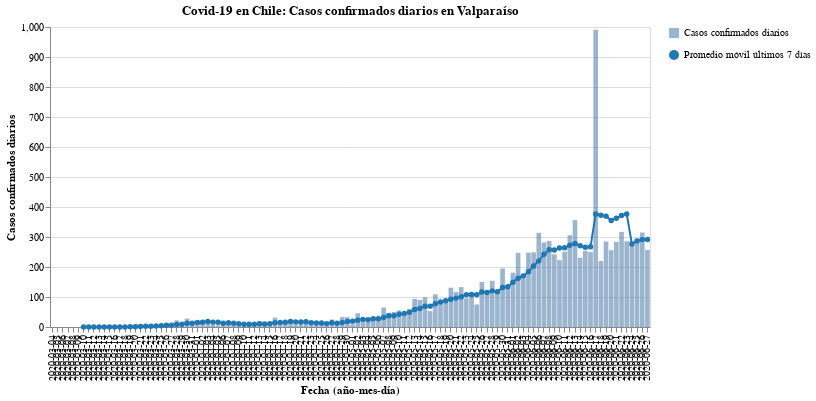

The code cell stored with this chart in its notebook:
### Code cell
#hide_input
bars, line = my_cases_plot(region)
(bars + line).properties(
    title=f'Covid-19 en Chile: Casos confirmados diarios en {region}',
    width=600
)

### Figure 1 — Vega-Lite specification as saved in the notebook (floating-point values rounded to 4 significant figures)
{"config": {"view": {"continuousWidth": 400, "continuousHeight": 300}}, "layer": [{"mark": {"type": "bar", "opacity": 0.7}, "encoding": {"opacity": {"type": "nominal", "field": "Casos confirmados diarios", "legend": {"title": ""}}, "tooltip": [{"type": "nominal", "field": "Fecha"}, {"type": "quantitative", "field": "Casos confirmados"}], "x": {"type": "nominal", "axis": {"title": "Fecha (año-mes-día)"}, "field": "Fecha"}, "y": {"type": "quantitative", "axis": {"title": "Casos confirmados diarios"}, "field": "Casos confirmados"}}}, {"mark": {"type": "line", "color": "#1f77b4", "point": {"filled": true, "fill": "#1f77b4"}}, "encoding": {"shape": {"type": "nominal", "field": "Promedio móvil últimos 7 días", "legend": {"title": ""}}, "x": {"type": "nominal", "axis": {"title": "Fecha (año-mes-día)"}, "field": "Fecha"}, "y": {"type": "quantitative", "field": "Rolling"}}}], "data": {"name": "data-f05a37c5ec45fe38e94b26ce813a7b32"}, "title": "Covid-19 en Chile: Casos confirmados diarios en Valparaíso", "width": 600, "$schema": "https://vega.github.io/schema/vega-lite/v4.8.1.json", "datasets": {"data-f05a37c5ec45fe38e94b26ce813a7b32": [{"Fecha": "2020-03-04", "Casos confirmados": 0, "Rolling": null, "Casos confirmados diarios": "Casos confirmados diarios", "Promedio móvil últimos 7 días": "Promedio móvil últimos 7 días"}, {"Fecha": "2020-03-05", "Casos confirmados": 0, "Rolling": null, "Casos confirmados diarios": "Casos confirmados diarios", "Promedio móvil últimos 7 días": "Promedio móvil últimos 7 días"}, {"Fecha": "2020-03-06", "Casos confirmados": 0, "Rolling": null, "Casos confirmados diarios": "Casos confirmados diarios", "Promedio móvil últimos 7 días": "Promedio móvil últimos 7 días"}, {"Fecha": "2020-03-07", "Casos confirmados": 0, "Rolling": null, "Casos confirmados diarios": "Casos confirmados diarios", "Promedio móvil últimos 7 días": "Promedio móvil últimos 7 días"}, {"Fecha": "2020-03-08", "Casos confirmados": 0, "Rolling": null, "Casos confirmados diarios": "Casos confirmados diarios", "Promedio móvil últimos 7 días": "Promedio móvil últimos 7 días"}, {"Fecha": "2020-03-09", "Casos confirmados": 0, "Rolling": null, "Casos confirmados diarios": "Casos confirmados diarios", "Promedio móvil últimos 7 días": "Promedio móvil últimos 7 días"}, {"Fecha": "2020-03-10", "Casos confirmados": 0, "Rolling": 0.0, "Casos confirmados diarios": "Casos confirmados diarios", "Promedio móvil últimos 7 días": "Promedio móvil últimos 7 días"}, {"Fecha": "2020-03-11", "Casos confirmados": 0, "Rolling": 0.0, "Casos confirmados diarios": "Casos confirmados diarios", "Promedio móvil últimos 7 días": "Promedio móvil últimos 7 días"}, {"Fecha": "2020-03-12", "Casos confirmados": 0, "Rolling": 0.0, "Casos confirmados diarios": "Casos confirmados diarios", "Promedio móvil últimos 7 días": "Promedio móvil últimos 7 días"}, {"Fecha": "2020-03-13", "Casos confirmados": 0, "Rolling": 0.0, "Casos confirmados diarios": "Casos confirmados diarios", "Promedio móvil últimos 7 días": "Promedio móvil últimos 7 días"}, {"Fecha": "2020-03-14", "Casos confirmados": 0, "Rolling": 0.0, "Casos confirmados diarios": "Casos confirmados diarios", "Promedio móvil últimos 7 días": "Promedio móvil últimos 7 días"}, {"Fecha": "2020-03-15", "Casos confirmados": 0, "Rolling": 0.0, "Casos confirmados diarios": "Casos confirmados diarios", "Promedio móvil últimos 7 días": "Promedio móvil últimos 7 días"}, {"Fecha": "2020-03-16", "Casos confirmados": 1, "Rolling": 0.1429, "Casos confirmados diarios": "Casos confirmados diarios", "Promedio móvil últimos 7 días": "Promedio móvil últimos 7 días"}, {"Fecha": "2020-03-17", "Casos confirmados": 0, "Rolling": 0.1429, "Casos confirmados diarios": "Casos confirmados diarios", "Promedio móvil últimos 7 días": "Promedio móvil últimos 7 días"}, {"Fecha": "2020-03-18", "Casos confirmados": 0, "Rolling": 0.1429, "Casos confirmados diarios": "Casos confirmados diarios", "Promedio móvil últimos 7 días": "Promedio móvil últimos 7 días"}, {"Fecha": "2020-03-19", "Casos confirmados": 3, "Rolling": 0.5714, "Casos confirmados diarios": "Casos confirmados diarios", "Promedio móvil últimos 7 días": "Promedio móvil últimos 7 días"}, {"Fecha": "2020-03-20", "Casos confirmados": 1, "Rolling": 0.7143, "Casos confirmados diarios": "Casos confirmados diarios", "Promedio móvil últimos 7 días": "Promedio móvil últimos 7 días"}, {"Fecha": "2020-03-21", "Casos confirmados": 8, "Rolling": 1.857, "Casos confirmados diarios": "Casos confirmados diarios", "Promedio móvil últimos 7 días": "Promedio móvil últimos 7 días"}, {"Fecha": "2020-03-22", "Casos confirmados": 3, "Rolling": 2.286, "Casos confirmados diarios": "Casos confirmados diarios", "Promedio móvil últimos 7 días": "Promedio móvil últimos 7 días"}, {"Fecha": "2020-03-23", "Casos confirmados": 3, "Rolling": 2.571, "Casos confirmados diarios": "Casos confirmados diarios", "Promedio móvil últimos 7 días": "Promedio móvil últimos 7 días"}, {"Fecha": "2020-03-24", "Casos confirmados": 6, "Rolling": 3.429, "Casos confirmados diarios": "Casos confirmados diarios", "Promedio móvil últimos 7 días": "Promedio móvil últimos 7 días"}, {"Fecha": "2020-03-25", "Casos confirmados": 7, "Rolling": 4.429, "Casos confirmados diarios": "Casos confirmados diarios", "Promedio móvil últimos 7 días": "Promedio móvil últimos 7 días"}, {"Fecha": "2020-03-26", "Casos confirmados": 12, "Rolling": 5.714, "Casos confirmados diarios": "Casos confirmados diarios", "Promedio móvil últimos 7 días": "Promedio móvil últimos 7 días"}, {"Fecha": "2020-03-27", "Casos confirmados": 5, "Rolling": 6.286, "Casos confirmados diarios": "Casos confirmados diarios", "Promedio móvil últimos 7 días": "Promedio móvil últimos 7 días"}, {"Fecha": "2020-03-28", "Casos confirmados": 22, "Rolling": 8.286, "Casos confirmados diarios": "Casos confirmados diarios", "Promedio móvil últimos 7 días": "Promedio móvil últimos 7 días"}, {"Fecha": "2020-03-29", "Casos confirmados": 9, "Rolling": 9.143, "Casos confirmados diarios": "Casos confirmados diarios", "Promedio móvil últimos 7 días": "Promedio móvil últimos 7 días"}, {"Fecha": "2020-03-30", "Casos confirmados": 28, "Rolling": 12.71, "Casos confirmados diarios": "Casos confirmados diarios", "Promedio móvil últimos 7 días": "Promedio móvil últimos 7 días"}, {"Fecha": "2020-03-31", "Casos confirmados": 7, "Rolling": 12.86, "Casos confirmados diarios": "Casos confirmados diarios", "Promedio móvil últimos 7 días": "Promedio móvil últimos 7 días"}, {"Fecha": "2020-04-01", "Casos confirmados": 21, "Rolling": 14.86, "Casos confirmados diarios": "Casos confirmados diarios", "Promedio móvil últimos 7 días": "Promedio móvil últimos 7 días"}, {"Fecha": "2020-04-02", "Casos confirmados": 20, "Rolling": 16.0, "Casos confirmados diarios": "Casos confirmados diarios", "Promedio móvil últimos 7 días": "Promedio móvil últimos 7 días"}, {"Fecha": "2020-04-03", "Casos confirmados": 20, "Rolling": 18.14, "Casos confirmados diarios": "Casos confirmados diarios", "Promedio móvil últimos 7 días": "Promedio móvil últimos 7 días"}, {"Fecha": "2020-04-04", "Casos confirmados": 9, "Rolling": 16.29, "Casos confirmados diarios": "Casos confirmados diarios", "Promedio móvil últimos 7 días": "Promedio móvil últimos 7 días"}, {"Fecha": "2020-04-05", "Casos confirmados": 6, "Rolling": 15.86, "Casos confirmados diarios": "Casos confirmados diarios", "Promedio móvil últimos 7 días": "Promedio móvil últimos 7 días"}, {"Fecha": "2020-04-06", "Casos confirmados": 7, "Rolling": 12.86, "Casos confirmados diarios": "Casos confirmados diarios", "Promedio móvil últimos 7 días": "Promedio móvil últimos 7 días"}, {"Fecha": "2020-04-07", "Casos confirmados": 16, "Rolling": 14.14, "Casos confirmados diarios": "Casos confirmados diarios", "Promedio móvil últimos 7 días": "Promedio móvil últimos 7 días"}, {"Fecha": "2020-04-08", "Casos confirmados": 11, "Rolling": 12.71, "Casos confirmados diarios": "Casos confirmados diarios", "Promedio móvil últimos 7 días": "Promedio móvil últimos 7 días"}, {"Fecha": "2020-04-09", "Casos confirmados": 5, "Rolling": 10.57, "Casos confirmados diarios": "Casos confirmados diarios", "Promedio móvil últimos 7 días": "Promedio móvil últimos 7 días"}, {"Fecha": "2020-04-10", "Casos confirmados": 11, "Rolling": 9.286, "Casos confirmados diarios": "Casos confirmados diarios", "Promedio móvil últimos 7 días": "Promedio móvil últimos 7 días"}, {"Fecha": "2020-04-11", "Casos confirmados": 7, "Rolling": 9.0, "Casos confirmados diarios": "Casos confirmados diarios", "Promedio móvil últimos 7 días": "Promedio móvil últimos 7 días"}, {"Fecha": "2020-04-12", "Casos confirmados": 6, "Rolling": 9.0, "Casos confirmados diarios": "Casos confirmados diarios", "Promedio móvil últimos 7 días": "Promedio móvil últimos 7 días"}, {"Fecha": "2020-04-13", "Casos confirmados": 19, "Rolling": 10.71, "Casos confirmados diarios": "Casos confirmados diarios", "Promedio móvil últimos 7 días": "Promedio móvil últimos 7 días"}, {"Fecha": "2020-04-14", "Casos confirmados": 12, "Rolling": 10.14, "Casos confirmados diarios": "Casos confirmados diarios", "Promedio móvil últimos 7 días": "Promedio móvil últimos 7 días"}, {"Fecha": "2020-04-15", "Casos confirmados": 14, "Rolling": 10.57, "Casos confirmados diarios": "Casos confirmados diarios", "Promedio móvil últimos 7 días": "Promedio móvil últimos 7 días"}, {"Fecha": "2020-04-16", "Casos confirmados": 31, "Rolling": 14.29, "Casos confirmados diarios": "Casos confirmados diarios", "Promedio móvil últimos 7 días": "Promedio móvil últimos 7 días"}, {"Fecha": "2020-04-17", "Casos confirmados": 15, "Rolling": 14.86, "Casos confirmados diarios": "Casos confirmados diarios", "Promedio móvil últimos 7 días": "Promedio móvil últimos 7 días"}, {"Fecha": "2020-04-18", "Casos confirmados": 14, "Rolling": 15.86, "Casos confirmados diarios": "Casos confirmados diarios", "Promedio móvil últimos 7 días": "Promedio móvil últimos 7 días"}, {"Fecha": "2020-04-19", "Casos confirmados": 22, "Rolling": 18.14, "Casos confirmados diarios": "Casos confirmados diarios", "Promedio móvil últimos 7 días": "Promedio móvil últimos 7 días"}, {"Fecha": "2020-04-20", "Casos confirmados": 7, "Rolling": 16.43, "Casos confirmados diarios": "Casos confirmados diarios", "Promedio móvil últimos 7 días": "Promedio móvil últimos 7 días"}, {"Fecha": "2020-04-21", "Casos confirmados": 15, "Rolling": 16.86, "Casos confirmados diarios": "Casos confirmados diarios", "Promedio móvil últimos 7 días": "Promedio móvil últimos 7 días"}, {"Fecha": "2020-04-22", "Casos confirmados": 18, "Rolling": 17.43, "Casos confirmados diarios": "Casos confirmados diarios", "Promedio móvil últimos 7 días": "Promedio móvil últimos 7 días"}, {"Fecha": "2020-04-23", "Casos confirmados": 8, "Rolling": 14.14, "Casos confirmados diarios": "Casos confirmados diarios", "Promedio móvil últimos 7 días": "Promedio móvil últimos 7 días"}, {"Fecha": "2020-04-24", "Casos confirmados": 7, "Rolling": 13.0, "Casos confirmados diarios": "Casos confirmados diarios", "Promedio móvil últimos 7 días": "Promedio móvil últimos 7 días"}, {"Fecha": "2020-04-25", "Casos confirmados": 18, "Rolling": 13.57, "Casos confirmados diarios": "Casos confirmados diarios", "Promedio móvil últimos 7 días": "Promedio móvil últimos 7 días"}, {"Fecha": "2020-04-26", "Casos confirmados": 6, "Rolling": 11.29, "Casos confirmados diarios": "Casos confirmados diarios", "Promedio móvil últimos 7 días": "Promedio móvil últimos 7 días"}, {"Fecha": "2020-04-27", "Casos confirmados": 25, "Rolling": 13.86, "Casos confirmados diarios": "Casos confirmados diarios", "Promedio móvil últimos 7 días": "Promedio móvil últimos 7 días"}, {"Fecha": "2020-04-28", "Casos confirmados": 8, "Rolling": 12.86, "Casos confirmados diarios": "Casos confirmados diarios", "Promedio móvil últimos 7 días": "Promedio móvil últimos 7 días"}, {"Fecha": "2020-04-29", "Casos confirmados": 33, "Rolling": 15.0, "Casos confirmados diarios": "Casos confirmados diarios", "Promedio móvil últimos 7 días": "Promedio móvil últimos 7 días"}, {"Fecha": "2020-04-30", "Casos confirmados": 33, "Rolling": 18.57, "Casos confirmados diarios": "Casos confirmados diarios", "Promedio móvil últimos 7 días": "Promedio móvil últimos 7 días"}, {"Fecha": "2020-05-01", "Casos confirmados": 9, "Rolling": 18.86, "Casos confirmados diarios": "Casos confirmados diarios", "Promedio móvil últimos 7 días": "Promedio móvil últimos 7 días"}, {"Fecha": "2020-05-02", "Casos confirmados": 46, "Rolling": 22.86, "Casos confirmados diarios": "Casos confirmados diarios", "Promedio móvil últimos 7 días": "Promedio móvil últimos 7 días"}, {"Fecha": "2020-05-03", "Casos confirmados": 24, "Rolling": 25.43, "Casos confirmados diarios": "Casos confirmados diarios", "Promedio móvil últimos 7 días": "Promedio móvil últimos 7 días"}, {"Fecha": "2020-05-04", "Casos confirmados": 18, "Rolling": 24.43, "Casos confirmados diarios": "Casos confirmados diarios", "Promedio móvil últimos 7 días": "Promedio móvil últimos 7 días"}, {"Fecha": "2020-05-05", "Casos confirmados": 31, "Rolling": 27.71, "Casos confirmados diarios": "Casos confirmados diarios", "Promedio móvil últimos 7 días": "Promedio móvil últimos 7 días"}, {"Fecha": "2020-05-06", "Casos confirmados": 29, "Rolling": 27.14, "Casos confirmados diarios": "Casos confirmados diarios", "Promedio móvil últimos 7 días": "Promedio móvil últimos 7 días"}, {"Fecha": "2020-05-07", "Casos confirmados": 65, "Rolling": 31.71, "Casos confirmados diarios": "Casos confirmados diarios", "Promedio móvil últimos 7 días": "Promedio móvil últimos 7 días"}, {"Fecha": "2020-05-08", "Casos confirmados": 47, "Rolling": 37.14, "Casos confirmados diarios": "Casos confirmados diarios", "Promedio móvil últimos 7 días": "Promedio móvil últimos 7 días"}, {"Fecha": "2020-05-09", "Casos confirmados": 50, "Rolling": 37.71, "Casos confirmados diarios": "Casos confirmados diarios", "Promedio móvil últimos 7 días": "Promedio móvil últimos 7 días"}, {"Fecha": "2020-05-10", "Casos confirmados": 55, "Rolling": 42.14, "Casos confirmados diarios": "Casos confirmados diarios", "Promedio móvil últimos 7 días": "Promedio móvil últimos 7 días"}, {"Fecha": "2020-05-11", "Casos confirmados": 37, "Rolling": 44.86, "Casos confirmados diarios": "Casos confirmados diarios", "Promedio móvil últimos 7 días": "Promedio móvil últimos 7 días"}, {"Fecha": "2020-05-12", "Casos confirmados": 59, "Rolling": 48.86, "Casos confirmados diarios": "Casos confirmados diarios", "Promedio móvil últimos 7 días": "Promedio móvil últimos 7 días"}, {"Fecha": "2020-05-13", "Casos confirmados": 94, "Rolling": 58.14, "Casos confirmados diarios": "Casos confirmados diarios", "Promedio móvil últimos 7 días": "Promedio móvil últimos 7 días"}, {"Fecha": "2020-05-14", "Casos confirmados": 90, "Rolling": 61.71, "Casos confirmados diarios": "Casos confirmados diarios", "Promedio móvil últimos 7 días": "Promedio móvil últimos 7 días"}, {"Fecha": "2020-05-15", "Casos confirmados": 99, "Rolling": 69.14, "Casos confirmados diarios": "Casos confirmados diarios", "Promedio móvil últimos 7 días": "Promedio móvil últimos 7 días"}, {"Fecha": "2020-05-16", "Casos confirmados": 53, "Rolling": 69.57, "Casos confirmados diarios": "Casos confirmados diarios", "Promedio móvil últimos 7 días": "Promedio móvil últimos 7 días"}, {"Fecha": "2020-05-17", "Casos confirmados": 109, "Rolling": 77.29, "Casos confirmados diarios": "Casos confirmados diarios", "Promedio móvil últimos 7 días": "Promedio móvil últimos 7 días"}, {"Fecha": "2020-05-18", "Casos confirmados": 79, "Rolling": 83.29, "Casos confirmados diarios": "Casos confirmados diarios", "Promedio móvil últimos 7 días": "Promedio móvil últimos 7 días"}, {"Fecha": "2020-05-19", "Casos confirmados": 86, "Rolling": 87.14, "Casos confirmados diarios": "Casos confirmados diarios", "Promedio móvil últimos 7 días": "Promedio móvil últimos 7 días"}, {"Fecha": "2020-05-20", "Casos confirmados": 131, "Rolling": 92.43, "Casos confirmados diarios": "Casos confirmados diarios", "Promedio móvil últimos 7 días": "Promedio móvil últimos 7 días"}, {"Fecha": "2020-05-21", "Casos confirmados": 117, "Rolling": 96.29, "Casos confirmados diarios": "Casos confirmados diarios", "Promedio móvil últimos 7 días": "Promedio móvil últimos 7 días"}, {"Fecha": "2020-05-22", "Casos confirmados": 133, "Rolling": 101.1, "Casos confirmados diarios": "Casos confirmados diarios", "Promedio móvil últimos 7 días": "Promedio móvil últimos 7 días"}, {"Fecha": "2020-05-23", "Casos confirmados": 96, "Rolling": 107.3, "Casos confirmados diarios": "Casos confirmados diarios", "Promedio móvil últimos 7 días": "Promedio móvil últimos 7 días"}, {"Fecha": "2020-05-24", "Casos confirmados": 114, "Rolling": 108.0, "Casos confirmados diarios": "Casos confirmados diarios", "Promedio móvil últimos 7 días": "Promedio móvil últimos 7 días"}, {"Fecha": "2020-05-25", "Casos confirmados": 75, "Rolling": 107.4, "Casos confirmados diarios": "Casos confirmados diarios", "Promedio móvil últimos 7 días": "Promedio móvil últimos 7 días"}, {"Fecha": "2020-05-26", "Casos confirmados": 150, "Rolling": 116.6, "Casos confirmados diarios": "Casos confirmados diarios", "Promedio móvil últimos 7 días": "Promedio móvil últimos 7 días"}, {"Fecha": "2020-05-27", "Casos confirmados": 121, "Rolling": 115.1, "Casos confirmados diarios": "Casos confirmados diarios", "Promedio móvil últimos 7 días": "Promedio móvil últimos 7 días"}, {"Fecha": "2020-05-28", "Casos confirmados": 154, "Rolling": 120.4, "Casos confirmados diarios": "Casos confirmados diarios", "Promedio móvil últimos 7 días": "Promedio móvil últimos 7 días"}, {"Fecha": "2020-05-29", "Casos confirmados": 112, "Rolling": 117.4, "Casos confirmados diarios": "Casos confirmados diarios", "Promedio móvil últimos 7 días": "Promedio móvil últimos 7 días"}, {"Fecha": "2020-05-30", "Casos confirmados": 195, "Rolling": 131.6, "Casos confirmados diarios": "Casos confirmados diarios", "Promedio móvil últimos 7 días": "Promedio móvil últimos 7 días"}, {"Fecha": "2020-05-31", "Casos confirmados": 130, "Rolling": 133.9, "Casos confirmados diarios": "Casos confirmados diarios", "Promedio móvil últimos 7 días": "Promedio móvil últimos 7 días"}, {"Fecha": "2020-06-01", "Casos confirmados": 181, "Rolling": 149.0, "Casos confirmados diarios": "Casos confirmados diarios", "Promedio móvil últimos 7 días": "Promedio móvil últimos 7 días"}, {"Fecha": "2020-06-02", "Casos confirmados": 247, "Rolling": 162.9, "Casos confirmados diarios": "Casos confirmados diarios", "Promedio móvil últimos 7 días": "Promedio móvil últimos 7 días"}, {"Fecha": "2020-06-03", "Casos confirmados": 174, "Rolling": 170.4, "Casos confirmados diarios": "Casos confirmados diarios", "Promedio móvil últimos 7 días": "Promedio móvil últimos 7 días"}, {"Fecha": "2020-06-04", "Casos confirmados": 248, "Rolling": 183.9, "Casos confirmados diarios": "Casos confirmados diarios", "Promedio móvil últimos 7 días": "Promedio móvil últimos 7 días"}, {"Fecha": "2020-06-05", "Casos confirmados": 249, "Rolling": 203.4, "Casos confirmados diarios": "Casos confirmados diarios", "Promedio móvil últimos 7 días": "Promedio móvil últimos 7 días"}, {"Fecha": "2020-06-06", "Casos confirmados": 314, "Rolling": 220.4, "Casos confirmados diarios": "Casos confirmados diarios", "Promedio móvil últimos 7 días": "Promedio móvil últimos 7 días"}, {"Fecha": "2020-06-07", "Casos confirmados": 282, "Rolling": 242.1, "Casos confirmados diarios": "Casos confirmados diarios", "Promedio móvil últimos 7 días": "Promedio móvil últimos 7 días"}, {"Fecha": "2020-06-08", "Casos confirmados": 287, "Rolling": 257.3, "Casos confirmados diarios": "Casos confirmados diarios", "Promedio móvil últimos 7 días": "Promedio móvil últimos 7 días"}, {"Fecha": "2020-06-09", "Casos confirmados": 242, "Rolling": 256.6, "Casos confirmados diarios": "Casos confirmados diarios", "Promedio móvil últimos 7 días": "Promedio móvil últimos 7 días"}, {"Fecha": "2020-06-10", "Casos confirmados": 223, "Rolling": 263.6, "Casos confirmados diarios": "Casos confirmados diarios", "Promedio móvil últimos 7 días": "Promedio móvil últimos 7 días"}, {"Fecha": "2020-06-11", "Casos confirmados": 251, "Rolling": 264.0, "Casos confirmados diarios": "Casos confirmados diarios", "Promedio móvil últimos 7 días": "Promedio móvil últimos 7 días"}, {"Fecha": "2020-06-12", "Casos confirmados": 306, "Rolling": 272.1, "Casos confirmados diarios": "Casos confirmados diarios", "Promedio móvil últimos 7 días": "Promedio móvil últimos 7 días"}, {"Fecha": "2020-06-13", "Casos confirmados": 356, "Rolling": 278.1, "Casos confirmados diarios": "Casos confirmados diarios", "Promedio móvil últimos 7 días": "Promedio móvil últimos 7 días"}, {"Fecha": "2020-06-14", "Casos confirmados": 231, "Rolling": 270.9, "Casos confirmados diarios": "Casos confirmados diarios", "Promedio móvil últimos 7 días": "Promedio móvil últimos 7 días"}, {"Fecha": "2020-06-15", "Casos confirmados": 254, "Rolling": 266.1, "Casos confirmados diarios": "Casos confirmados diarios", "Promedio móvil últimos 7 días": "Promedio móvil últimos 7 días"}, {"Fecha": "2020-06-16", "Casos confirmados": 250, "Rolling": 267.3, "Casos confirmados diarios": "Casos confirmados diarios", "Promedio móvil últimos 7 días": "Promedio móvil últimos 7 días"}, {"Fecha": "2020-06-17", "Casos confirmados": 991, "Rolling": 377.0, "Casos confirmados diarios": "Casos confirmados diarios", "Promedio móvil últimos 7 días": "Promedio móvil últimos 7 días"}, {"Fecha": "2020-06-18", "Casos confirmados": 220, "Rolling": 372.6, "Casos confirmados diarios": "Casos confirmados diarios", "Promedio móvil últimos 7 días": "Promedio móvil últimos 7 días"}, {"Fecha": "2020-06-19", "Casos confirmados": 285, "Rolling": 369.6, "Casos confirmados diarios": "Casos confirmados diarios", "Promedio móvil últimos 7 días": "Promedio móvil últimos 7 días"}, {"Fecha": "2020-06-20", "Casos confirmados": 256, "Rolling": 355.3, "Casos confirmados diarios": "Casos confirmados diarios", "Promedio móvil últimos 7 días": "Promedio móvil últimos 7 días"}, {"Fecha": "2020-06-21", "Casos confirmados": 284, "Rolling": 362.9, "Casos confirmados diarios": "Casos confirmados diarios", "Promedio móvil últimos 7 días": "Promedio móvil últimos 7 días"}, {"Fecha": "2020-06-22", "Casos confirmados": 317, "Rolling": 371.9, "Casos confirmados diarios": "Casos confirmados diarios", "Promedio móvil últimos 7 días": "Promedio móvil últimos 7 días"}, {"Fecha": "2020-06-23", "Casos confirmados": 286, "Rolling": 377.0, "Casos confirmados diarios": "Casos confirmados diarios", "Promedio móvil últimos 7 días": "Promedio móvil últimos 7 días"}, {"Fecha": "2020-06-24", "Casos confirmados": 286, "Rolling": 276.3, "Casos confirmados diarios": "Casos confirmados diarios", "Promedio móvil últimos 7 días": "Promedio móvil últimos 7 días"}, {"Fecha": "2020-06-25", "Casos confirmados": 295, "Rolling": 287.0, "Casos confirmados diarios": "Casos confirmados diarios", "Promedio móvil últimos 7 días": "Promedio móvil últimos 7 días"}, {"Fecha": "2020-06-26", "Casos confirmados": 315, "Rolling": 291.3, "Casos confirmados diarios": "Casos confirmados diarios", "Promedio móvil últimos 7 días": "Promedio móvil últimos 7 días"}, {"Fecha": "2020-06-27", "Casos confirmados": 257, "Rolling": 291.4, "Casos confirmados diarios": "Casos confirmados diarios", "Promedio móvil últimos 7 días": "Promedio móvil últimos 7 días"}]}}
